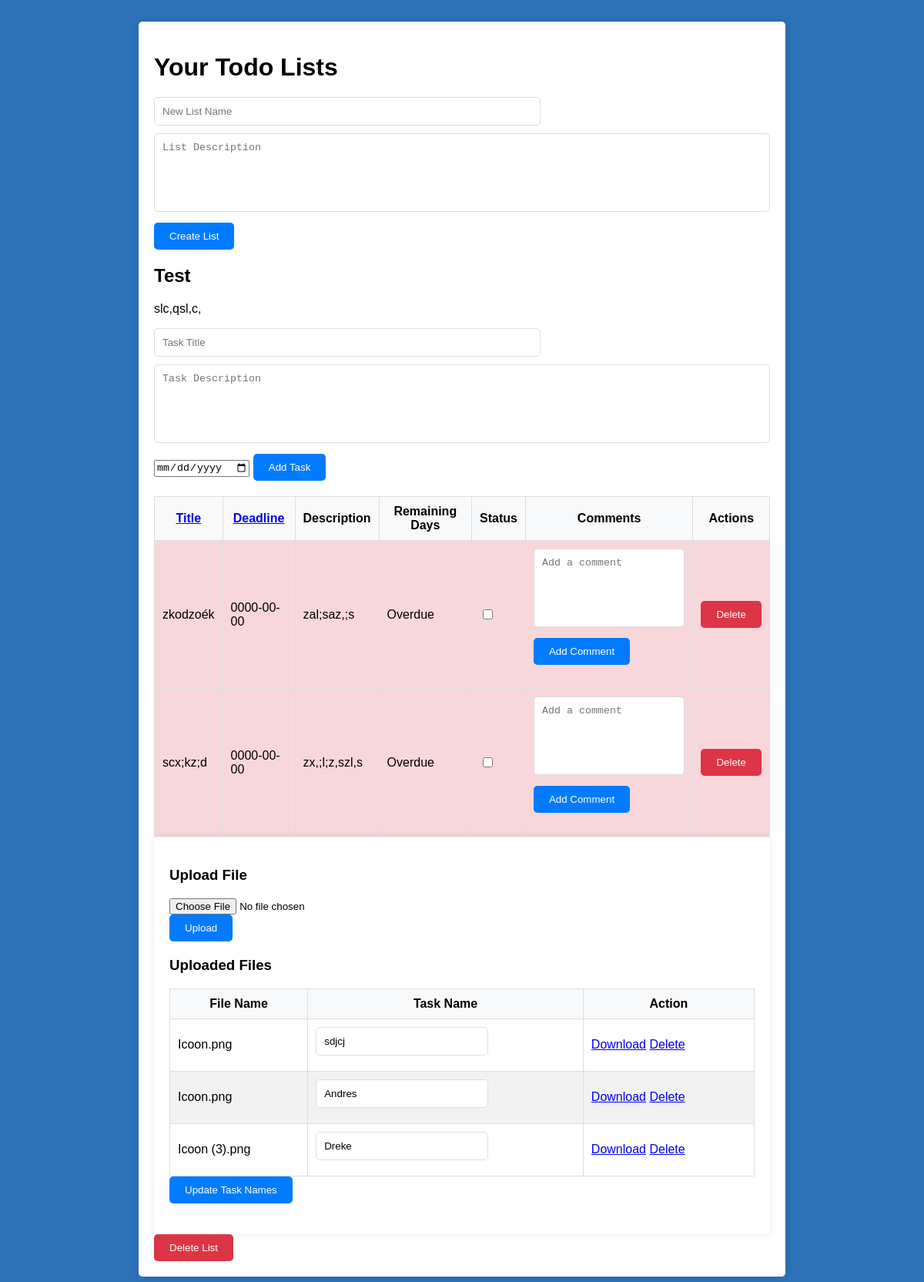
Page /todo_app/dashboard.php (signed in) on the committed database.
### tables this page shows
CREATE TABLE `lists` (
  `id` int(11) NOT NULL,
  `user_id` int(11) NOT NULL,
  `name` varchar(255) NOT NULL,
  `description` text NOT NULL
);

CREATE TABLE `tasks` (
  `id` int(11) NOT NULL,
  `list_id` int(11) NOT NULL,
  `title` varchar(255) NOT NULL,
  `description` text NOT NULL,
  `deadline` date DEFAULT NULL,
  `is_done` tinyint(1) DEFAULT 0
);

CREATE TABLE `files` (
  `id` int(11) NOT NULL,
  `file_name` varchar(255) NOT NULL,
  `file_path` varchar(255) NOT NULL,
  `uploaded_on` datetime DEFAULT current_timestamp(),
  `task_name` varchar(255) DEFAULT NULL
);

### todo_app/classes/ListClass.php (called while the page is built, shortened)
<?php
class ListClass {
    private $conn;
    private $table_name = "lists";
    public function __construct($db) {
        $this->conn = $db;
    }
    public function fetchAll($user_id) {
        $query = "SELECT * FROM " . $this->table_name . " WHERE user_id = :user_id";
        $stmt = $this->conn->prepare($query);
        $stmt->bindParam(":user_id", $user_id, PDO::PARAM_INT);
        $stmt->execute();
        return $stmt->fetchAll(PDO::FETCH_ASSOC);
    }
}
?>

### todo_app/classes/Task.php (called while the page is built, shortened)
<?php
class Task {
    private $conn;
    private $table_name = "tasks";
    public function __construct($db) {
        $this->conn = $db;
    }
    public function fetchTasksWithSorting($user_id, $sort_type, $sort_order) {
        $query = "SELECT t.*, l.user_id FROM " . $this->table_name . " t
                  INNER JOIN lists l ON t.list_id = l.id
                  WHERE l.user_id = :user_id
                  ORDER BY t.$sort_type $sort_order";
        $stmt = $this->conn->prepare($query);
        $stmt->bindParam(":user_id", $user_id, PDO::PARAM_INT);
        $stmt->execute();
        return $stmt->fetchAll(PDO::FETCH_ASSOC);
    }
    public function isOverdue($deadline) {
        $current_date = new DateTime();
        $deadline_date = new DateTime($deadline);
        return $current_date > $deadline_date;
    }
}
?>

### todo_app/config/database.php (called while the page is built, shortened)
<?php
class Database {
    private $host = "localhost";
    private $db_name = "todo_app";
    private $username = "root";
    private $password = "";
    public $conn;
    public function getConnection() {
        $this->conn = null;
        try {
            $this->conn = new PDO("mysql:host=" . $this->host . ";dbname=" . $this->db_name, $this->username, $this->password);
            $this->conn->setAttribute(PDO::ATTR_ERRMODE, PDO::ERRMODE_EXCEPTION);
        } catch(PDOException $exception) {
            echo "Connection error: " . $exception->getMessage();
        }
        return $this->conn;
    }
    public function fetchFiles() {
        $query = "SELECT id, file_name, file_path, task_name FROM files";
        $stmt = $this->conn->prepare($query);
        $stmt->execute();
        return $stmt->fetchAll(PDO::FETCH_ASSOC);
    }
}
$database = new Database();
$files = $database->fetchFiles();
?>

### todo_app/dashboard.php (the view, shortened to what this page needs)
<?php
require 'config/database.php';
require 'classes/ListClass.php';
require 'classes/Task.php';
$database = new Database();
$db = $database->getConnection();
$listClass = new ListClass($db);
$taskClass = new Task($db);
$sort_type = 'deadline';
$sort_order = 'ASC';
$lists = $listClass->fetchAll($_SESSION['user_id']);
$tasks = $taskClass->fetchTasksWithSorting($_SESSION['user_id'], $sort_type, $sort_order);
?>
<!DOCTYPE html>
<html lang="en">
<head>
    <link rel="stylesheet" href="css/styles.css">
</head>
<body>
    <div class="container">
        <h1>Your Todo Lists</h1>
        <form method="POST" class="form-inline">
            <input type="text" name="list_name" placeholder="New List Name" required>
            <textarea name="list_description" placeholder="List Description" required></textarea>
            <button type="submit" class="btn btn-primary">Create List</button>
        </form>
        <?php if (count($lists) > 0): ?>
            <?php foreach ($lists as $list): ?>
                <div>
                    <h2><?php echo htmlspecialchars($list['name']); ?></h2>
                    <p><?php echo htmlspecialchars($list['description']); ?></p>
                    <form method="POST" class="form-inline">
                        <input type="text" name="task_title" placeholder="Task Title" required>
                        <textarea name="task_description" placeholder="Task Description" required></textarea>
                        <input type="date" name="task_deadline">
                        <button type="submit" class="btn btn-primary">Add Task</button>
                    </form>
                    <table class="table mt-3">
                        <thead>
                            <tr>
                                <th><a href="#" data-sort="title">Title</a></th>
                                <th><a href="#" data-sort="deadline">Deadline</a></th>
                                <th>Description</th>
                                <th>Remaining Days</th>
                                <th>Status</th>
                                <th>Comments</th>
                                <th>Actions</th>
                            </tr>
                        </thead>
                        <tbody id="task-list">
                            <?php foreach ($tasks as $task): ?>
                                <?php
                                $days_remaining = $taskClass->getDaysRemaining($task['deadline']);
                                $is_overdue = $taskClass->isOverdue($task['deadline']);
                                ?>
                                <tr<?php echo $is_overdue ? ' style="background-color: #f8d7da;"' : ''; ?>>
                                    <td><?php echo htmlspecialchars($task['title']); ?></td>
                                    <td><?php echo htmlspecialchars($task['deadline']); ?></td>
                                    <td><?php echo htmlspecialchars($task['description']); ?></td>
                                    <td><?php echo $is_overdue ? 'Overdue' : $days_remaining . ' days remaining'; ?></td>
                                    <td>
                                        <input type="checkbox" class="update-status" data-task-id="<?php echo $task['id']; ?>" <?php echo $task['is_done'] ? 'checked' : ''; ?>>
                                    </td>
                                    <td>
                                        <form class="comment-form" method="POST">
                                            <textarea name="comment" placeholder="Add a comment"></textarea>
                                            <button type="submit" class="btn btn-secondary">Add Comment</button>
                                        </form>
                                    </td>
                                    <td>
                                        <form method="POST" action="dashboard.php" style="display:inline;">
                                            <button type="submit" class="btn btn-danger" onclick="return confirm('Are you sure you want to delete this task?');">Delete</button>
                                        </form>
                                    </td>
                                </tr>
                            <?php endforeach; ?>
                        </tbody>
                    </table>
                    <div class="container mt-5">
                        <h3 class="mb-3">Upload File</h3>
                        <form method="POST" action="" enctype="multipart/form-data" class="mb-4">
                            <div class="form-group">
                                <input type="file" name="uploaded_file" class="form-control" required>
                            </div>
                            <button type="submit" class="btn btn-primary">Upload</button>
                        </form>
                        <h3 class="mb-3">Uploaded Files</h3>
                        <form method="POST" action="" class="mb-4">
                            <table class="table table-striped">
                                <thead>
                                    <tr>
                                        <th>File Name</th>
                                        <th>Task Name</th>
                                        <th>Action</th>
                                    </tr>
                                </thead>
                                <tbody>
                                    <?php foreach ($files as $file): ?>
                                        <tr>
                                            <td><?php echo htmlspecialchars($file['file_name']); ?></td>
                                            <td>
                                                <input type="text" name="task_names[<?php echo $file['id']; ?>]" value="<?php echo htmlspecialchars($file['task_name'] ?? ''); ?>" class="form-control">
                                            </td>
                                            <td>
                                                <a href="?download_id=<?php echo $file['id']; ?>" class="btn btn-success btn-sm">Download</a>
                                                <a href="?delete_id=<?php echo $file['id']; ?>" class="btn btn-danger btn-sm">Delete</a>
                                            </td>
                                        </tr>
                                    <?php endforeach; ?>
                                </tbody>
                            </table>
                            <button type="submit" name="update_tasks" class="btn btn-warning">Update Task Names</button>
                        </form>
                    </div>
                    <form method="POST" action="dashboard.php" style="display:inline;">
                        <button type="submit" class="btn btn-danger" onclick="return confirm('Are you sure you want to delete this list?');">Delete List</button>
                    </form>
                </div>
            <?php endforeach; ?>
        <?php else: ?>
            <p>No lists available.</p>
        <?php endif; ?>
    </div>
</body>
</html>

### todo_app/css/styles.css (style rules this page uses)
body { font-family: Arial, sans-serif; background-color: #2d72b7; padding: 20px; }
.container { max-width: 800px; margin: auto; background: #fff; padding: 20px; border-radius: 5px; box-shadow: 0px 0px 10px rgba(0, 0, 0, 0.1); }
h1 { margin-bottom: 20px; }
form { margin-bottom: 20px; }
input[type="text"], textarea { padding: 10px; margin-right: 10px; border: 1px solid #ddd; border-radius: 5px; width: 60%; margin-bottom: 10px; }
textarea { width: calc(100% - 22px); height: 80px; resize: none; }
button { padding: 10px 20px; background-color: #007bff; color: #fff; border: none; border-radius: 5px; cursor: pointer; }
button.btn-danger { background-color: #dc3545; }
table { width: 100%; border-collapse: collapse; }
table th, table td { padding: 10px; border: 1px solid #ddd; }
table th { background-color: #f8f9fa; cursor: pointer; }
table tr:nth-child(even) { background-color: #f2f2f2; }

### rows in the picture
lists: name "Test", description "slc,qsl,c,"
tasks: title "zkodzoék", deadline "0000-00-00", description "zal;saz,;s", shows "Overdue"
tasks: title "scx;kz;d", deadline "0000-00-00", description "zx,;l;z,szl,s", shows "Overdue"
files: file_name "Icoon.png", task_name "sdjcj"
files: file_name "Icoon.png", task_name "Andres"
files: file_name "Icoon (3).png", task_name "Dreke"
